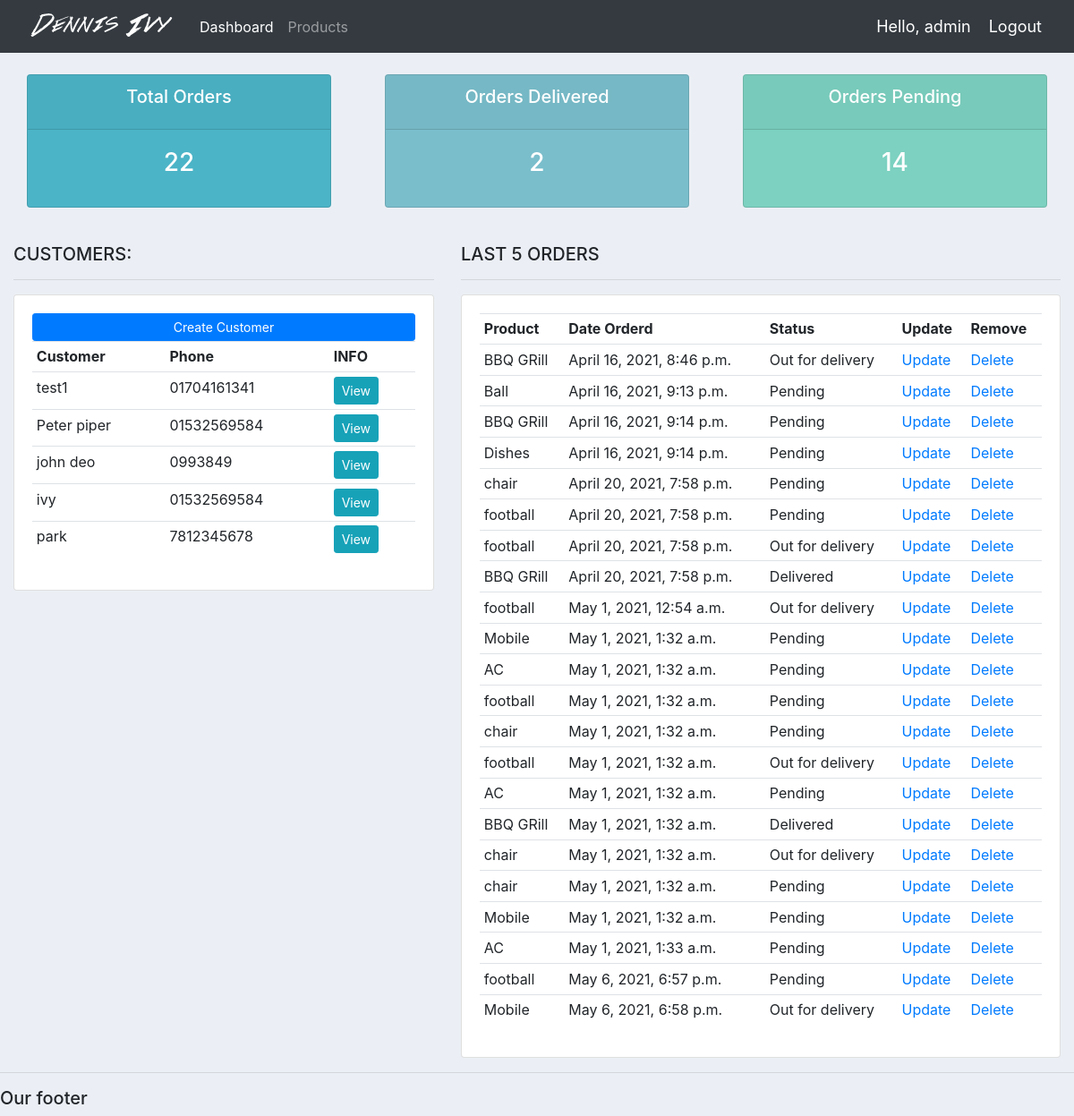
The app's page / (signed in), older data.
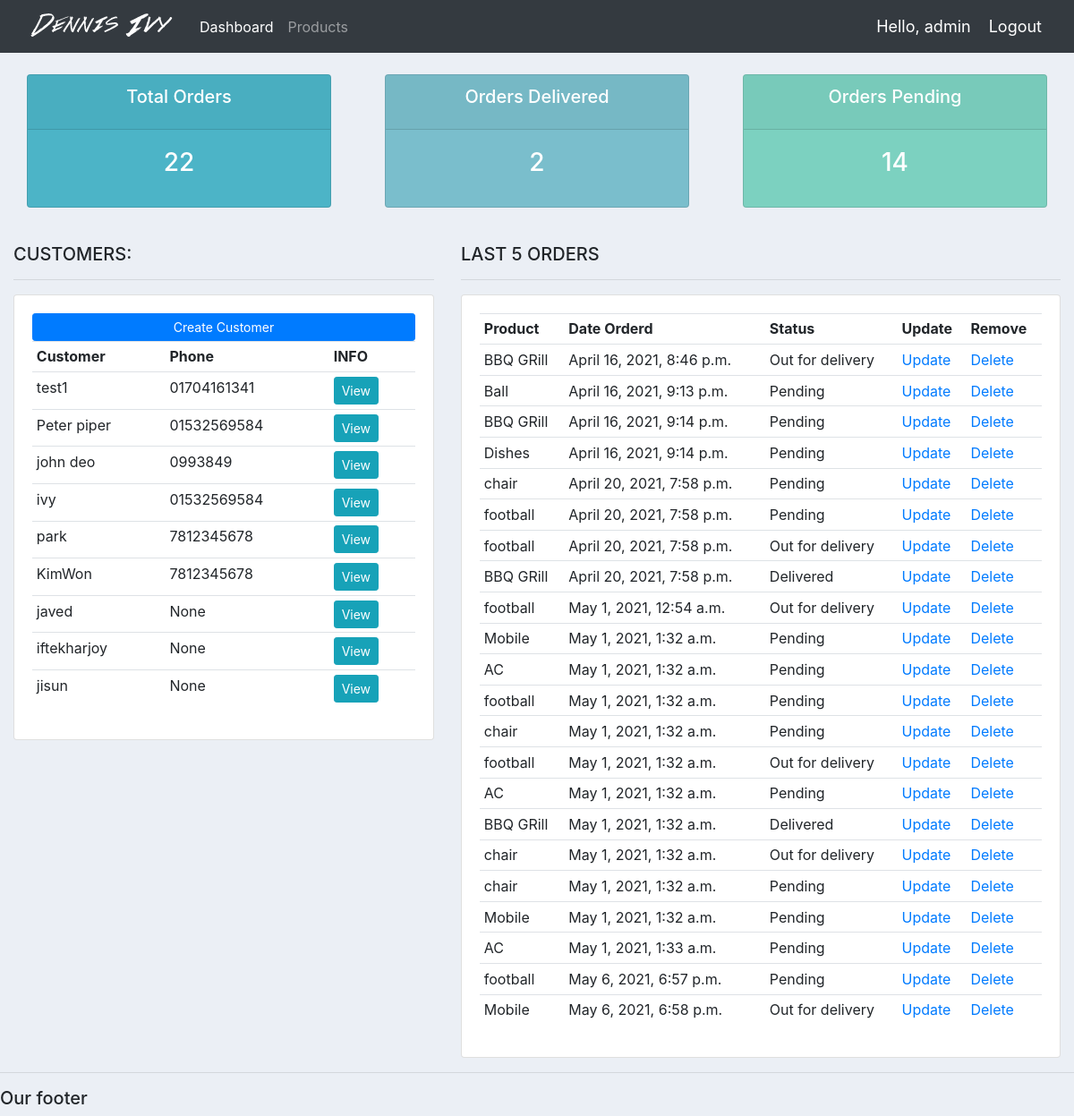
The same page, newer data.
### app/models.py (models this page shows, shortened)
class Customer(models.Model):
    user = models.OneToOneField(User, null=True, on_delete=models.CASCADE)
    name = models.CharField(max_length=200, null=True)
    phone = models.CharField(max_length=200, null=True)
    email = models.CharField(max_length=200, null=True)
    profile_pic = models.ImageField(default="logo.png",null=True, blank=True)
    date_created = models.DateTimeField(auto_now_add=True, null=True)

class Order(models.Model):
    STATUS = (
			('Pending', 'Pending'),
			('Out for delivery', 'Out for delivery'),
			('Delivered', 'Delivered'),
			)
    customer = models.ForeignKey(Customer, null=True, on_delete=models.SET_NULL)
    product = models.ForeignKey(Product, null=True, on_delete=models.SET_NULL)
    date_created = models.DateTimeField(auto_now_add=True, null=True)
    status = models.CharField(max_length=200, null=True, choices=STATUS)
    note = models.CharField(max_length=1000, null=True)

class Product(models.Model):
    CATEGORY = (
        ('Indoor', 'Indoor'),
        ('Out Door', 'Out Door'),
    )
    name = models.CharField(max_length=200, null=True)
    price = models.FloatField(null=True)
    category = models.CharField(max_length=200, null=True, choices=CATEGORY)
    description = models.CharField(max_length=200, null=True)
    date_created = models.DateTimeField(auto_now_add=True, null=True)
    tags = models.ManyToManyField(Tag)
    def __str__(self):
        return self.name

### app/decorators.py (the view)
	def wrapper_function(request, *args, **kwargs):
		group = None
		if request.user.groups.exists():
			group = request.user.groups.all()[0].name
		if group == 'customer':
			return redirect('user-page')
		if group == 'admin':
			return view_func(request, *args, **kwargs)

### app/views.py (called while the page is built)
@login_required(login_url='login')
@admin_only
def home(request):
    orders = Order.objects.all()
    customers = Customer.objects.all()
    total_customers = customers.count()
    total_orders = orders.count()
    delivered = orders.filter(status='Delivered').count()
    pending = orders.filter(status='Pending').count()
    context = {'orders': orders, 'customers': customers,
               'total_orders': total_orders, 'delivered': delivered,
               'pending': pending}
    return render(request, 'app/dashboard.html', context)

### app/templates/app/dashboard.html
{%  extends 'app/main.html' %}
{% block content %}
{%  include 'app/status.html' %}
<br>
<div class="row">
	<div class="col-md-5">
		<h5>CUSTOMERS:</h5>
		<hr>
		<div class="card card-body">
			<a class="btn btn-primary  btn-sm btn-block" href="">Create Customer</a>
			<table class="table table-sm">
				<tr>
					<th>Customer</th>
					<th>Phone</th>
                    <th>INFO</th>
				</tr>
                {% for customer in customers %}
                    <tr>
                        <td>{{ customer.name }}</td>
                        <td>{{ customer.phone }}</td>
                        <td><a class="btn btn-sm btn-info" href="{% url 'customer' customer.id %}">View</a></td>
                    </tr>
                {% endfor %}
			</table>
		</div>
	</div>
	<div class="col-md-7">
		<h5>LAST 5 ORDERS</h5>
		<hr>
		<div class="card card-body">
			<table class="table table-sm">
				<tr>
					<th>Product</th>
					<th>Date Orderd</th>
					<th>Status</th>
					<th>Update</th>
					<th>Remove</th>
				</tr>
                {% for order in orders %}
                    <tr>
                        <td>{{ order.product }}</td>
                        <td>{{ order.date_created }}</td>
                        <td>{{ order.status }}</td>
                        <td><a href="{% url 'update_order' order.id %}">Update</a></td>
                        <td><a href="{% url 'delete_order' order.id %}">Delete</a></td>
                    </tr>
                {% endfor %}
			</table>
		</div>
	</div>
</div>
{% endblock %}

### app/templates/app/main.html (shortened to what this page needs)
{% load static %}
<!DOCTYPE html>
<html>
<head>
	<link rel="stylesheet" href="https://stackpath.bootstrapcdn.com/bootstrap/4.3.1/css/bootstrap.min.css">
    <link rel="stylesheet" type="text/css" href="{% static '/css/main.css' %}">
</head>
<body>
	{%  include 'app/navbar.html' %}
	<div class="container-fluid">
	{% block content %}
	{% endblock %}
    </div>
	<hr>
	<h5>Our footer</h5>
</body>
</html>

### app/templates/app/navbar.html (shortened to what this page needs)
{% load static %}
<nav class="navbar navbar-expand-lg navbar-dark bg-dark">
 <img src="{% static 'images/logo.png' %}">
  <div class="collapse navbar-collapse" id="navbarNav">
    <ul class="navbar-nav">
      {% if request.user.is_staff %}
      <li class="nav-item active">
        <a class="nav-link" href="{% url 'home' %}">Dashboard</a>
      </li>
      <li class="nav-item">
        <a class="nav-link" href="{% url 'products' %}">Products</a>
      </li>
      {% else %}
       <li class="nav-item">
        <a class="nav-link" href="{% url 'account' %}">Settings</a>
      </li>
      {% endif %}
    </ul>
  </div>
  <span class="hello-msg">Hello, {{request.user}}</span>
  <span ><a  class="hello-msg" href="{% url 'logout' %}">Logout</a></span>
</nav>

### app/templates/app/status.html
<br>
<div class="row">
	<div class="col">
		<div class="col-md">
			<div class="card text-center text-white  mb-3" id="total-orders">
			  	<div class="card-header">
			  		<h5 class="card-title">Total Orders</h5>
			  	</div>
			  	<div class="card-body">
			    	<h3 class="card-title">{{ total_orders }}</h3>
			  	</div>
			</div>
		</div>
	</div>
	<div class="col">
		<div class="col-md">
			<div class="card text-center text-white  mb-3" id="orders-delivered">
			  	<div class="card-header">
			  		<h5 class="card-title">Orders Delivered</h5>
			  	</div>
			  	<div class="card-body">
			    	<h3 class="card-title">{{ delivered }}</h3>
			  	</div>
			</div>
		</div>
	</div>
	<div class="col">
		<div class="col-md">
			<div class="card text-center text-white  mb-3" id="orders-pending">
			  	<div class="card-header">
			  		<h5 class="card-title">Orders Pending</h5>
			  	</div>
			  	<div class="card-body">
			    	<h3 class="card-title">{{ pending }}</h3>
			  	</div>
			</div>
		</div>
	</div>
</div>

### static/css/main.css (style rules this page uses)
body { background-color: #ebeff5; }
#total-orders { background-color: #4cb4c7; }
#orders-delivered { background-color: #7abecc; }
#orders-pending { background-color: #7CD1C0; }

### app/templates/app/navbar.html (style rules this page uses)
.hello-msg { font-size: 18px; color: #fff; margin-right: 20px; }

Row changes from the older to the newer data that the page shows:
added Customer: name "KimWon", phone "7812345678"
added Customer: name "javed", phone "None"
added Customer: name "iftekharjoy", phone "None"
added Customer: name "jisun", phone "None"
